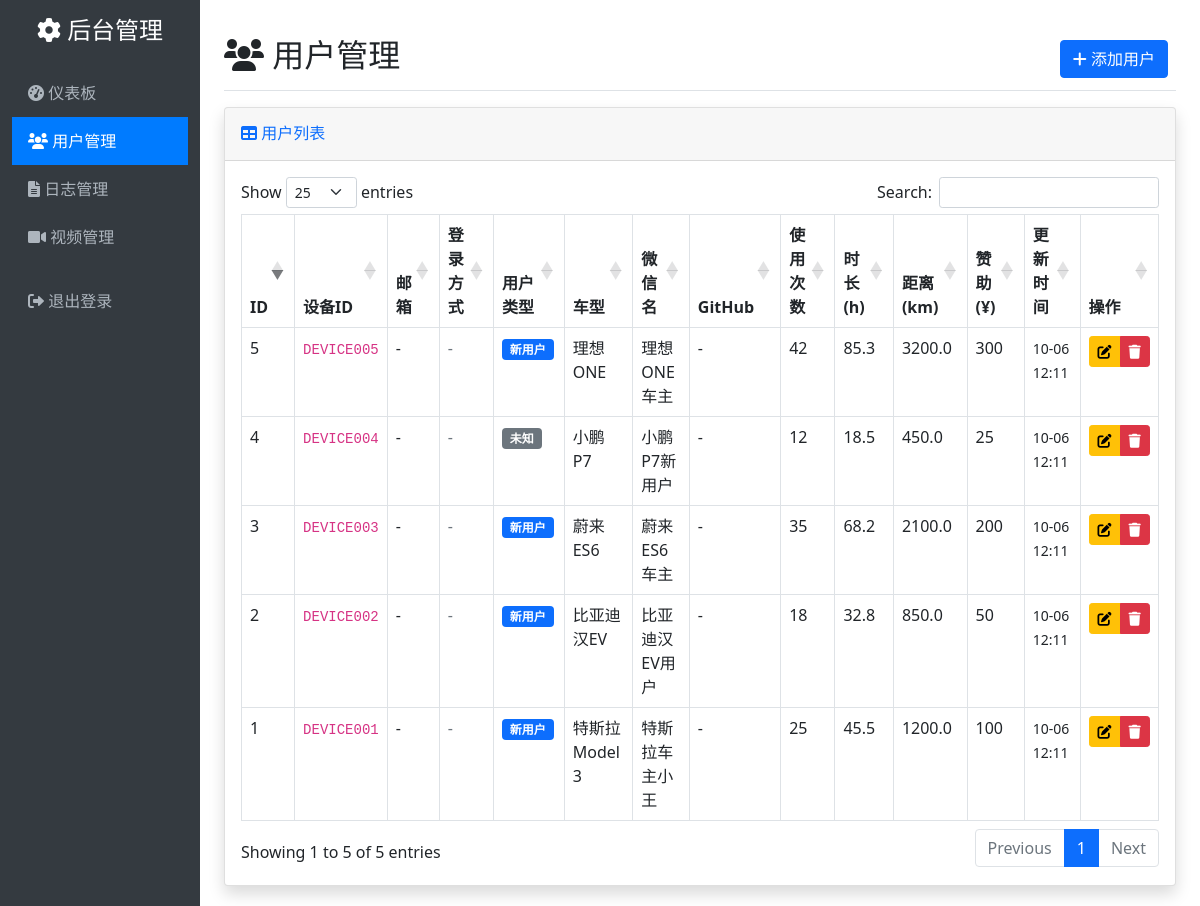
Page /admin/users (signed in) on the committed database.
### app.py (models this page shows, shortened)
class User(db.Model):
    __tablename__ = 'users'
    id = db.Column(db.Integer, primary_key=True)
    device_id = db.Column(db.String(100), unique=True, nullable=False)
    usage_count = db.Column(db.Integer, default=0)
    usage_duration = db.Column(db.Float, default=0.0)  # 使用时长（小时）
    total_distance = db.Column(db.Float, default=0.0)  # 累计距离（公里）
    modify_time = db.Column(db.DateTime, default=datetime.utcnow)
    sponsor_amount = db.Column(db.Float, default=0.0)  # 赞助金额
    user_type = db.Column(db.Integer, default=0)  # 用户等级：-1-管理员专用，0-未知用户，1-新用户，2-支持者，3-赞助者，4-铁粉
    car_model = db.Column(db.String(100), default='')  # 车型信息
    wechat_name = db.Column(db.String(100), default='')  # 微信名
    email = db.Column(db.String(200), default='')  # 绑定邮箱
    login_method = db.Column(db.String(20), default='')  # 登录方式: email / github
    github_name = db.Column(db.String(100), default='')  # GitHub 用户名

### app.py (the view)
@app.route('/admin/users')
@login_required
def admin_users():
    users = User.query.order_by(User.modify_time.desc()).all()
    return render_template('admin/users.html', users=users)

### app.py (called while the page is built)
def login_required(f):
    @wraps(f)
    def decorated_function(*args, **kwargs):
        if not session.get('logged_in'):
            return redirect(url_for('admin_login'))
        return f(*args, **kwargs)
    return decorated_function

### templates/admin/users.html (shortened to what this page needs)
{% extends "admin/base.html" %}
{% block content %}
<div class="d-flex justify-content-between flex-wrap flex-md-nowrap align-items-center pt-3 pb-2 mb-3 border-bottom">
    <h1 class="h2">
        <i class="fas fa-users"></i> 用户管理
    </h1>
    <div class="btn-toolbar mb-2 mb-md-0">
        <div class="btn-group me-2">
            <a href="{{ url_for('admin_users_add') }}" class="btn btn-primary">
                <i class="fas fa-plus"></i> 添加用户
            </a>
        </div>
    </div>
</div>
<div class="card shadow">
    <div class="card-header py-3">
        <h6 class="m-0 font-weight-bold text-primary">
            <i class="fas fa-table"></i> 用户列表
        </h6>
    </div>
    <div class="card-body">
        {% if users %}
        <div class="table-responsive">
            <table class="table table-bordered table-hover" id="dataTable" width="100%" cellspacing="0">
                <thead>
                    <tr>
                        <th>ID</th>
                        <th>设备ID</th>
                        <th>邮箱</th>
                        <th>登录方式</th>
                        <th>用户类型</th>
                        <th>车型</th>
                        <th>微信名</th>
                        <th>GitHub</th>
                        <th>使用次数</th>
                        <th>时长(h)</th>
                        <th>距离(km)</th>
                        <th>赞助(¥)</th>
                        <th>更新时间</th>
                        <th>操作</th>
                    </tr>
                </thead>
                <tbody>
                    {% for user in users %}
                    <tr>
                        <td>{{ user.id }}</td>
                        <td><code title="{{ user.device_id }}">{{ user.device_id[:12] }}{% if user.device_id|length > 12 %}…{% endif %}</code></td>
                        <td>{{ user.email or '-' }}</td>
                        <td>
                            {% if user.login_method == 'email' %}
                                <span class="badge bg-primary">邮箱</span>
                            {% elif user.login_method == 'github' %}
                                <span class="badge bg-dark">GitHub</span>
                            {% else %}
                                <span class="text-muted">-</span>
                            {% endif %}
                        </td>
                        <td>
                            {% if user.user_type == -1 %}
                                <span class="badge bg-dark">管理员</span>
                            {% elif user.user_type == 0 %}
                                <span class="badge bg-secondary">未知</span>
                            {% elif user.user_type == 1 %}
                                <span class="badge bg-primary">新用户</span>
                            {% elif user.user_type == 2 %}
                                <span class="badge bg-info">支持者</span>
                            {% elif user.user_type == 3 %}
                                <span class="badge bg-warning">赞助者</span>
                            {% elif user.user_type == 4 %}
                                <span class="badge bg-danger">铁粉</span>
                            {% else %}
                                <span class="badge bg-light text-dark">{{ user.user_type }}</span>
                            {% endif %}
                        </td>
                        <td>{{ user.car_model or '-' }}</td>
                        <td>{{ user.wechat_name or '-' }}</td>
                        <td>{{ user.github_name or '-' }}</td>
                        <td>{{ user.usage_count }}</td>
                        <td>{{ "%.1f"|format(user.usage_duration) }}</td>
                        <td>{{ "%.1f"|format(user.total_distance) }}</td>
                        <td>{{ "%.0f"|format(user.sponsor_amount) }}</td>
                        <td><small>{{ user.modify_time.strftime('%m-%d %H:%M') if user.modify_time else '-' }}</small></td>
                        <td>
                            <div class="btn-group btn-group-sm">
                                <a href="{{ url_for('admin_users_edit', user_id=user.id) }}" class="btn btn-warning" title="编辑">
                                    <i class="fas fa-edit"></i>
                                </a>
                                <a href="{{ url_for('admin_users_delete', user_id=user.id) }}"
                                   class="btn btn-danger" title="删除"
                                   onclick="return confirm('确定要删除这个用户吗？')">
                                    <i class="fas fa-trash"></i>
                                </a>
                            </div>
                        </td>
                    </tr>
                    {% endfor %}
                </tbody>
            </table>
        </div>
        {% else %}
        <div class="text-center py-5">
            <i class="fas fa-users fa-3x text-muted mb-3"></i>
            <h5 class="text-muted">暂无用户数据</h5>
            <p class="text-muted">点击上方"添加用户"按钮开始添加用户</p>
        </div>
        {% endif %}
    </div>
</div>
{% endblock %}
{% block scripts %}
<link rel="stylesheet" type="text/css" href="https://cdn.datatables.net/1.10.24/css/dataTables.bootstrap5.min.css">
{% endblock %}

### rows in the picture
User: id "5", device "DEVICE005", email "-", user_type "新用户", car_model "理想 ONE", wechat_name "理想ONE车主", github_name "-", usage_count "42", usage_duration "85.3", total_distance "3200.0", sponsor_amount "300", modify_time "10-06 12:11"
User: id "4", device "DEVICE004", email "-", user_type "未知", car_model "小鹏 P7", wechat_name "小鹏P7新用户", github_name "-", usage_count "12", usage_duration "18.5", total_distance "450.0", sponsor_amount "25", modify_time "10-06 12:11"
User: id "3", device "DEVICE003", email "-", user_type "新用户", car_model "蔚来 ES6", wechat_name "蔚来ES6车主", github_name "-", usage_count "35", usage_duration "68.2", total_distance "2100.0", sponsor_amount "200", modify_time "10-06 12:11"
User: id "2", device "DEVICE002", email "-", user_type "新用户", car_model "比亚迪 汉EV", wechat_name "比亚迪汉EV用户", github_name "-", usage_count "18", usage_duration "32.8", total_distance "850.0", sponsor_amount "50", modify_time "10-06 12:11"
User: id "1", device "DEVICE001", email "-", user_type "新用户", car_model "特斯拉 Model 3", wechat_name "特斯拉车主小王", github_name "-", usage_count "25", usage_duration "45.5", total_distance "1200.0", sponsor_amount "100", modify_time "10-06 12:11"
